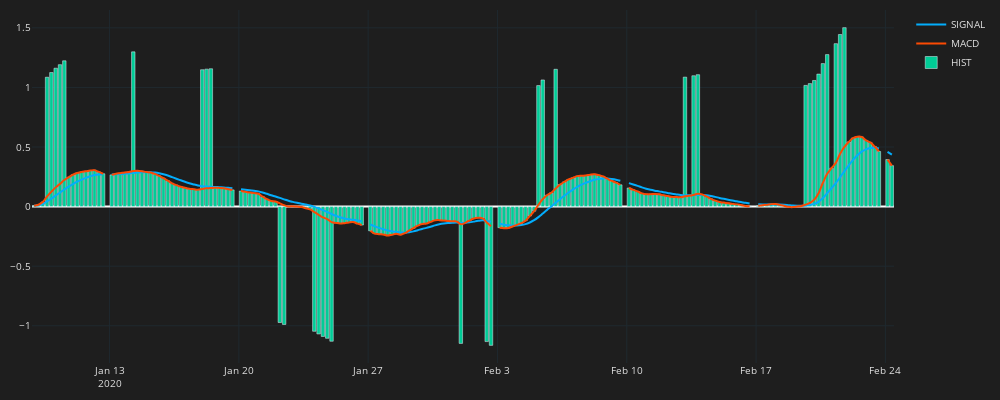

Here is the notebook cell this chart was saved with:
### Code cell
df_plot = df.iloc[0:200]
fig = go.Figure()


fig.add_trace(go.Scatter( 
    x=df_plot.time,
    y=df_plot.SIGNAL,
    line=dict(width=2,color="#03adfc"),
    line_shape='spline',
    name="SIGNAL",
    mode='lines'
    ))        


fig.add_trace(go.Scatter( 
    x=df_plot.time,
    y=df_plot.MACD,
    line=dict(width=2,color="#fc4a03"),
    line_shape='spline',
    name="MACD",
    mode='lines'
    ))        

fig.add_trace(go.Bar( 
    x=df_plot.time,
    y=df_plot.HIST,
    name="HIST"
    ))       

fig.update_layout(width=1000,height=400,
    margin=dict(l=10,r=10,b=10,t=10),
    font=dict(size=10,color="#e1e1e1"),
    paper_bgcolor="#1e1e1e",
    plot_bgcolor="#1e1e1e")
fig.update_xaxes(
    gridcolor="#1f292f",
    showgrid=True,fixedrange=True,rangeslider=dict(visible=False),
    rangebreaks=[
        dict(bounds=["sat", "mon"])
    ]
)
fig.update_yaxes(
    gridcolor="#1f292f",
    showgrid=True
)
fig.show()

### Figure 1 — Plotly figure (JSON) as saved in the notebook; plotly's stock layout.template omitted (floating-point values rounded to 4 significant figures; data arrays with more than 128 entries replaced by an {"elided": "..."} marker saying what was removed)
{"data": [{"line": {"color": "#03adfc", "shape": "spline", "width": 2}, "mode": "lines", "name": "SIGNAL", "type": "scatter", "x": {"elided": "200 str values"}, "y": {"elided": "200 float values"}}, {"line": {"color": "#fc4a03", "shape": "spline", "width": 2}, "mode": "lines", "name": "MACD", "type": "scatter", "x": {"elided": "200 str values"}, "y": {"elided": "200 float values"}}, {"name": "HIST", "type": "bar", "x": {"elided": "200 str values"}, "y": {"elided": "200 float values"}}], "layout": {"font": {"color": "#e1e1e1", "size": 10}, "height": 400, "margin": {"b": 10, "l": 10, "r": 10, "t": 10}, "paper_bgcolor": "#1e1e1e", "plot_bgcolor": "#1e1e1e", "width": 1000, "xaxis": {"fixedrange": true, "gridcolor": "#1f292f", "rangebreaks": [{"bounds": ["sat", "mon"]}], "rangeslider": {"visible": false}, "showgrid": true}, "yaxis": {"gridcolor": "#1f292f", "showgrid": true}}}
